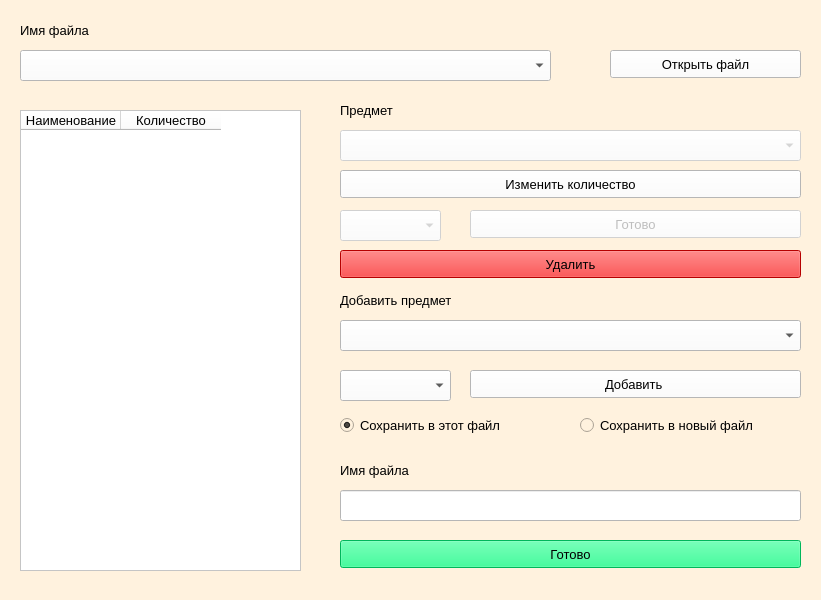
<?xml version="1.0" encoding="UTF-8"?>
<ui version="4.0">
 <class>Form</class>
 <widget class="QWidget" name="Form">
  <property name="enabled">
   <bool>true</bool>
  </property>
  <property name="geometry">
   <rect>
    <x>0</x>
    <y>0</y>
    <width>821</width>
    <height>600</height>
   </rect>
  </property>
  <property name="windowTitle">
   <string>change_plan</string>
  </property>
  <property name="styleSheet">
   <string notr="true">background-color: rgb(255, 242, 222);</string>
  </property>
  <widget class="QLabel" name="label">
   <property name="geometry">
    <rect>
     <x>20</x>
     <y>20</y>
     <width>101</width>
     <height>21</height>
    </rect>
   </property>
   <property name="font">
    <font>
     <pointsize>10</pointsize>
    </font>
   </property>
   <property name="text">
    <string>Имя файла</string>
   </property>
  </widget>
  <widget class="QPushButton" name="push_open_file">
   <property name="geometry">
    <rect>
     <x>610</x>
     <y>50</y>
     <width>191</width>
     <height>28</height>
    </rect>
   </property>
   <property name="font">
    <font>
     <pointsize>10</pointsize>
    </font>
   </property>
   <property name="styleSheet">
    <string notr="true">background-color: rgb(255, 255, 255);</string>
   </property>
   <property name="text">
    <string>Открыть файл</string>
   </property>
  </widget>
  <widget class="QTableWidget" name="tableWidget">
   <property name="enabled">
    <bool>false</bool>
   </property>
   <property name="geometry">
    <rect>
     <x>20</x>
     <y>110</y>
     <width>281</width>
     <height>461</height>
    </rect>
   </property>
   <property name="font">
    <font>
     <pointsize>10</pointsize>
    </font>
   </property>
   <property name="styleSheet">
    <string notr="true">background-color: rgb(255, 255, 255);
color: rgb(0, 0, 0);</string>
   </property>
   <column>
    <property name="text">
     <string>Наименование</string>
    </property>
    <property name="font">
     <font>
      <pointsize>10</pointsize>
     </font>
    </property>
   </column>
   <column>
    <property name="text">
     <string>Количество</string>
    </property>
    <property name="font">
     <font>
      <pointsize>10</pointsize>
     </font>
    </property>
   </column>
  </widget>
  <widget class="QLabel" name="label_2">
   <property name="geometry">
    <rect>
     <x>340</x>
     <y>100</y>
     <width>191</width>
     <height>21</height>
    </rect>
   </property>
   <property name="font">
    <font>
     <pointsize>10</pointsize>
    </font>
   </property>
   <property name="text">
    <string>Предмет</string>
   </property>
  </widget>
  <widget class="QPushButton" name="push_modify">
   <property name="geometry">
    <rect>
     <x>340</x>
     <y>170</y>
     <width>461</width>
     <height>28</height>
    </rect>
   </property>
   <property name="font">
    <font>
     <pointsize>10</pointsize>
    </font>
   </property>
   <property name="styleSheet">
    <string notr="true">background-color: rgb(255, 255, 255);</string>
   </property>
   <property name="text">
    <string>Изменить количество</string>
   </property>
  </widget>
  <widget class="QComboBox" name="combo_col_lessons">
   <property name="enabled">
    <bool>false</bool>
   </property>
   <property name="geometry">
    <rect>
     <x>340</x>
     <y>210</y>
     <width>101</width>
     <height>31</height>
    </rect>
   </property>
   <property name="font">
    <font>
     <pointsize>10</pointsize>
    </font>
   </property>
   <property name="styleSheet">
    <string notr="true">background-color: rgb(255, 255, 255);</string>
   </property>
  </widget>
  <widget class="QPushButton" name="push_done">
   <property name="enabled">
    <bool>false</bool>
   </property>
   <property name="geometry">
    <rect>
     <x>470</x>
     <y>210</y>
     <width>331</width>
     <height>28</height>
    </rect>
   </property>
   <property name="font">
    <font>
     <pointsize>10</pointsize>
    </font>
   </property>
   <property name="styleSheet">
    <string notr="true">background-color: rgb(255, 255, 255);</string>
   </property>
   <property name="text">
    <string>Готово</string>
   </property>
  </widget>
  <widget class="QPushButton" name="push_del_subject">
   <property name="geometry">
    <rect>
     <x>340</x>
     <y>250</y>
     <width>461</width>
     <height>28</height>
    </rect>
   </property>
   <property name="font">
    <font>
     <pointsize>10</pointsize>
    </font>
   </property>
   <property name="styleSheet">
    <string notr="true">background-color: rgb(255, 0, 0);</string>
   </property>
   <property name="text">
    <string>Удалить</string>
   </property>
  </widget>
  <widget class="QRadioButton" name="radio_this_file">
   <property name="geometry">
    <rect>
     <x>340</x>
     <y>410</y>
     <width>221</width>
     <height>31</height>
    </rect>
   </property>
   <property name="font">
    <font>
     <pointsize>10</pointsize>
    </font>
   </property>
   <property name="text">
    <string>Сохранить в этот файл</string>
   </property>
   <property name="checked">
    <bool>true</bool>
   </property>
   <attribute name="buttonGroup">
    <string notr="true">buttonGroup</string>
   </attribute>
  </widget>
  <widget class="QRadioButton" name="radioButton_2">
   <property name="geometry">
    <rect>
     <x>580</x>
     <y>410</y>
     <width>231</width>
     <height>31</height>
    </rect>
   </property>
   <property name="font">
    <font>
     <pointsize>10</pointsize>
    </font>
   </property>
   <property name="text">
    <string>Сохранить в новый файл</string>
   </property>
   <attribute name="buttonGroup">
    <string notr="true">buttonGroup</string>
   </attribute>
  </widget>
  <widget class="QLineEdit" name="line_new_file">
   <property name="enabled">
    <bool>true</bool>
   </property>
   <property name="geometry">
    <rect>
     <x>340</x>
     <y>490</y>
     <width>461</width>
     <height>31</height>
    </rect>
   </property>
   <property name="font">
    <font>
     <pointsize>10</pointsize>
    </font>
   </property>
   <property name="styleSheet">
    <string notr="true">background-color: rgb(255, 255, 255);</string>
   </property>
  </widget>
  <widget class="QLabel" name="label_3">
   <property name="geometry">
    <rect>
     <x>340</x>
     <y>460</y>
     <width>191</width>
     <height>21</height>
    </rect>
   </property>
   <property name="font">
    <font>
     <pointsize>10</pointsize>
    </font>
   </property>
   <property name="text">
    <string>Имя файла</string>
   </property>
  </widget>
  <widget class="QPushButton" name="push_done_2">
   <property name="geometry">
    <rect>
     <x>340</x>
     <y>540</y>
     <width>461</width>
     <height>28</height>
    </rect>
   </property>
   <property name="font">
    <font>
     <pointsize>10</pointsize>
    </font>
   </property>
   <property name="styleSheet">
    <string notr="true">background-color: rgb(0, 255, 127);</string>
   </property>
   <property name="text">
    <string>Готово</string>
   </property>
  </widget>
  <widget class="QComboBox" name="combo_file_name">
   <property name="geometry">
    <rect>
     <x>20</x>
     <y>50</y>
     <width>531</width>
     <height>31</height>
    </rect>
   </property>
   <property name="font">
    <font>
     <pointsize>10</pointsize>
    </font>
   </property>
   <property name="styleSheet">
    <string notr="true">background-color: rgb(255, 255, 255);</string>
   </property>
  </widget>
  <widget class="QComboBox" name="combo_choice_subject">
   <property name="enabled">
    <bool>false</bool>
   </property>
   <property name="geometry">
    <rect>
     <x>340</x>
     <y>130</y>
     <width>461</width>
     <height>31</height>
    </rect>
   </property>
   <property name="font">
    <font>
     <pointsize>10</pointsize>
    </font>
   </property>
   <property name="styleSheet">
    <string notr="true">background-color: rgb(255, 255, 255);</string>
   </property>
  </widget>
  <widget class="QComboBox" name="combo_add_subject">
   <property name="geometry">
    <rect>
     <x>340</x>
     <y>320</y>
     <width>461</width>
     <height>31</height>
    </rect>
   </property>
   <property name="font">
    <font>
     <pointsize>10</pointsize>
    </font>
   </property>
   <property name="styleSheet">
    <string notr="true">background-color: rgb(255, 255, 255);</string>
   </property>
  </widget>
  <widget class="QComboBox" name="combo_col_2">
   <property name="geometry">
    <rect>
     <x>340</x>
     <y>370</y>
     <width>111</width>
     <height>31</height>
    </rect>
   </property>
   <property name="font">
    <font>
     <pointsize>10</pointsize>
    </font>
   </property>
   <property name="styleSheet">
    <string notr="true">background-color: rgb(255, 255, 255);</string>
   </property>
  </widget>
  <widget class="QPushButton" name="push_add_subject">
   <property name="geometry">
    <rect>
     <x>470</x>
     <y>370</y>
     <width>331</width>
     <height>28</height>
    </rect>
   </property>
   <property name="font">
    <font>
     <pointsize>10</pointsize>
    </font>
   </property>
   <property name="styleSheet">
    <string notr="true">background-color: rgb(255, 255, 255);</string>
   </property>
   <property name="text">
    <string>Добавить </string>
   </property>
  </widget>
  <widget class="QLabel" name="label_4">
   <property name="geometry">
    <rect>
     <x>340</x>
     <y>290</y>
     <width>221</width>
     <height>21</height>
    </rect>
   </property>
   <property name="font">
    <font>
     <pointsize>10</pointsize>
    </font>
   </property>
   <property name="text">
    <string>Добавить предмет</string>
   </property>
  </widget>
 </widget>
 <resources/>
 <connections/>
 <buttongroups>
  <buttongroup name="buttonGroup"/>
 </buttongroups>
</ui>
